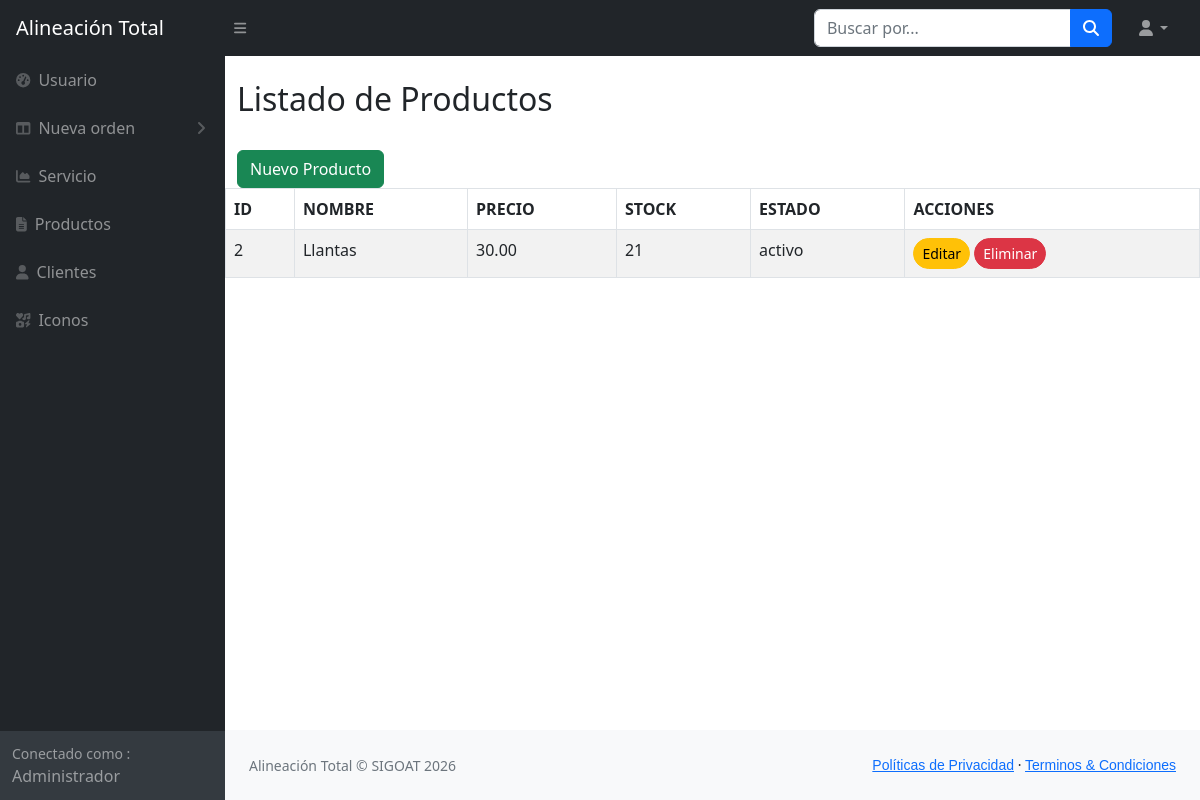
Before: /productos/ with the older database file.
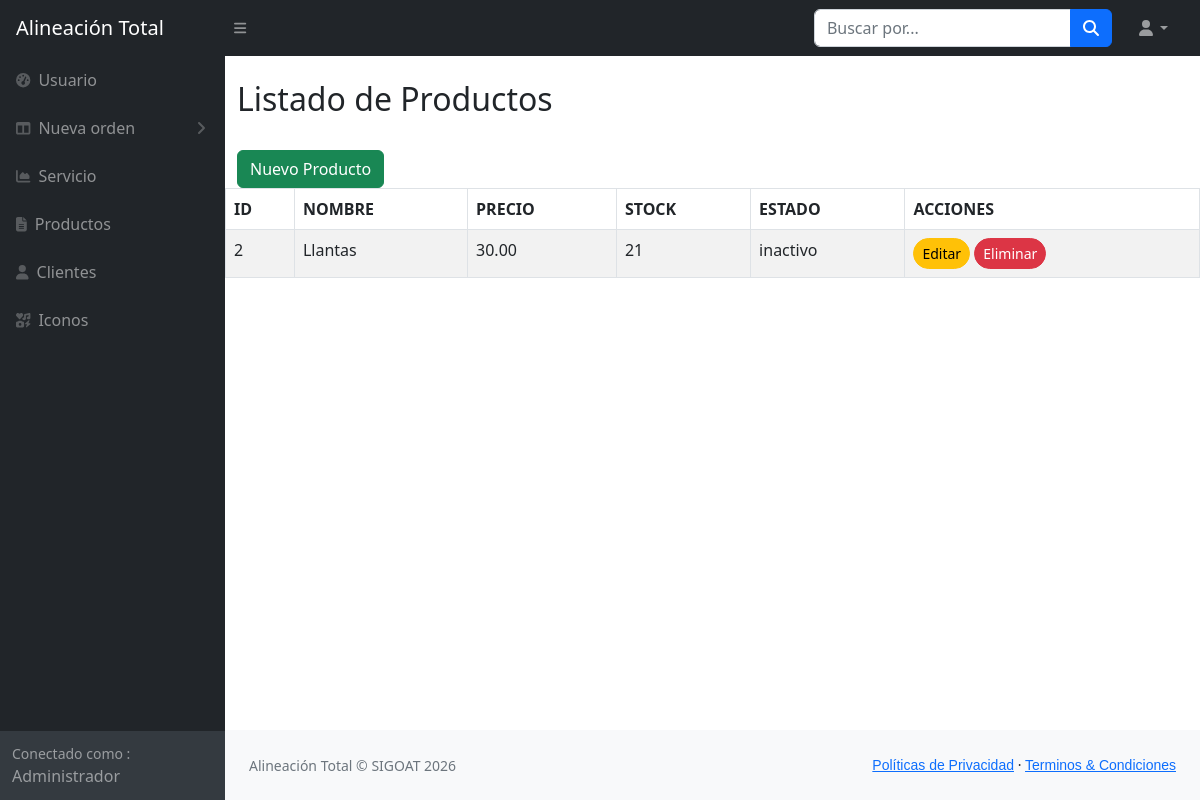
After: the same page with the newer database file.
### productos/models.py (models this page shows, shortened)
class Producto(models.Model):
    nombre_producto = models.CharField(max_length=100)
    precio_producto = models.DecimalField(max_digits=10, decimal_places=2)
    stock_producto = models.IntegerField()
    estado_producto = models.CharField(max_length=20)

### productos/views.py (the view)
# urls.py: path('', views.listar_productos, name='listar_productos'),
def listar_productos(request):
    productos = Producto.objects.all()
    return render(request, "productos/listar_productos.html", {'productos': productos})

### productos/templates/productos/listar_productos.html (shortened to what this page needs)
{% load static %}
{% include 'private/header.html' %}
<div class="container mt-4">
    <h2>Listado de Productos</h2>
    <br>
    <a href="{% url 'crear_productos' %}" class="btn btn-success">
        Nuevo Producto
    </a>
</div>
<table class="table table-bordered table-striped table-hover">
    <thead>
        <tr>
            <th>ID</th>
            <th>NOMBRE</th>
            <th>PRECIO</th>
            <th>STOCK</th>
            <th>ESTADO</th>
            <th>ACCIONES</th>
        </tr>
    </thead>
    <tbody>
        {% for producto in productos %}
        <tr>
            <td>{{ producto.id }}</td>
            <td>{{ producto.nombre_producto }}</td>
            <td>{{ producto.precio_producto }}</td>
            <td>{{ producto.stock_producto }}</td>
            <td>{{ producto.estado_producto }}</td>
            <td>
                <a href="{% url 'editar_productos' producto.id %}"
                   class="btn btn-sm btn-warning rounded-pill">
                    Editar
                </a>
                <a href="{% url 'eliminar_producto' producto.id %}"
                   class="btn btn-sm btn-danger rounded-pill"
                   onclick="return confirm('¿Estás seguro de eliminar este producto?');">
                    Eliminar
                </a>
            </td>
        </tr>
        {% empty %}
        <tr>
            <td colspan="6" class="alert alert-danger text-center">
                No se encuentran registros
            </td>
        </tr>
        {% endfor %}
    </tbody>
</table>
{% include 'private/footer.html' %}

Changed rows visible on the page:
changed Producto "Llantas": estado_producto "activo" → "inactivo"
